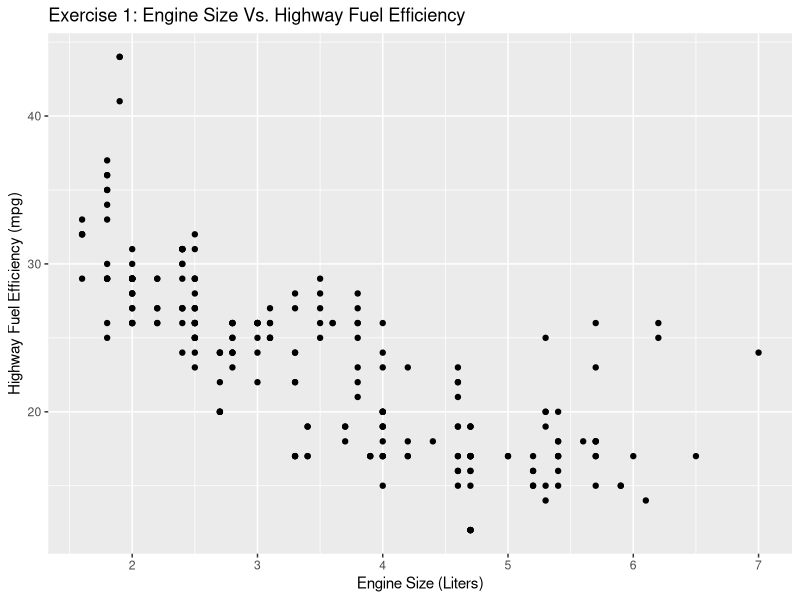
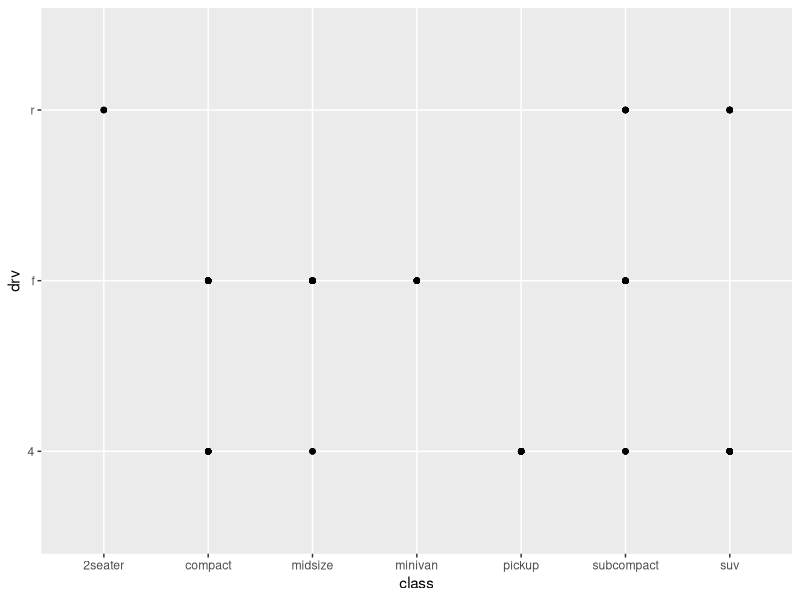
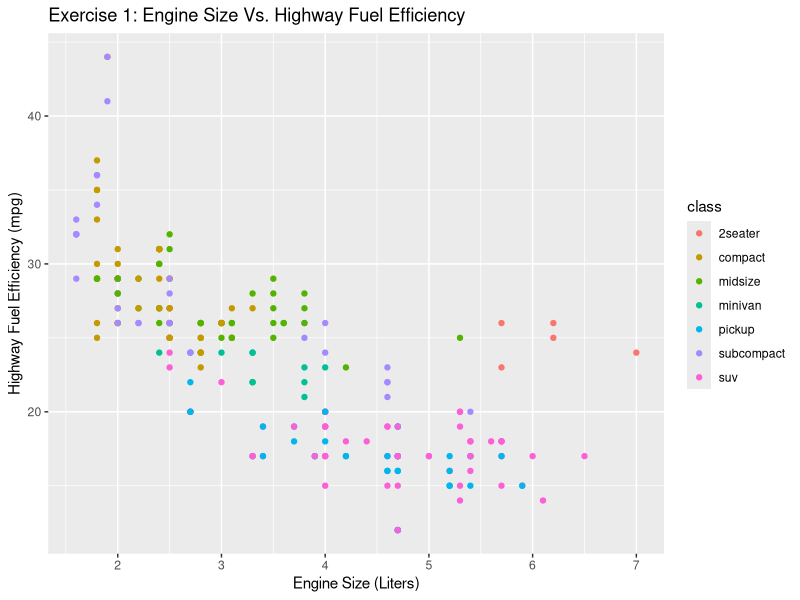

Source code (R) for these figures, in order:
# Load required libraries
library(tidyverse)

# Save data in a data frame
mpgData <- ggplot2::mpg

### EXERCISE 1 ###
scatter <- ggplot(
  data=mpgData,
  mapping=aes(
    x=displ,
    y=hwy
  )
) + 
  geom_point() +
  xlab("Engine Size (Liters)") + 
  ylab("Highway Fuel Efficiency (mpg)") + 
  ggtitle("Exercise 1: Engine Size Vs. Highway Fuel Efficiency")

scatter

# Yes, scatter shows the intuitive relationship that as engine size (disp) increases, 
# highway fuel efficiency will decrease

scatter2 <- ggplot(
  data=mpgData,
  mapping=aes(
    x=class,
    y=drv
  )
) + geom_point()

scatter2

# scatter2 is not a useful plot because there is no related relationship between
# the two variables. The class generally dictates what drv the vehicle can have,
# and there are far too few data points to make any reasonable conclusions

### Exercise 1b ###

scatter3 <- ggplot(
  data=mpgData,
  mapping=aes(
    x=displ,
    y=hwy,
    color=class
  )
) + 
  geom_point() +
  xlab("Engine Size (Liters)") + 
  ylab("Highway Fuel Efficiency (mpg)") + 
  ggtitle("Exercise 1: Engine Size Vs. Highway Fuel Efficiency")

scatter3

# Given the scatter plot generated with color coded dots according to the type
# of vehicle, it appears that 2-seat vehicles are outlyers in the sense that they
# achieve better highway fuel efficiency than other types of vehicles with the
# same size engine










